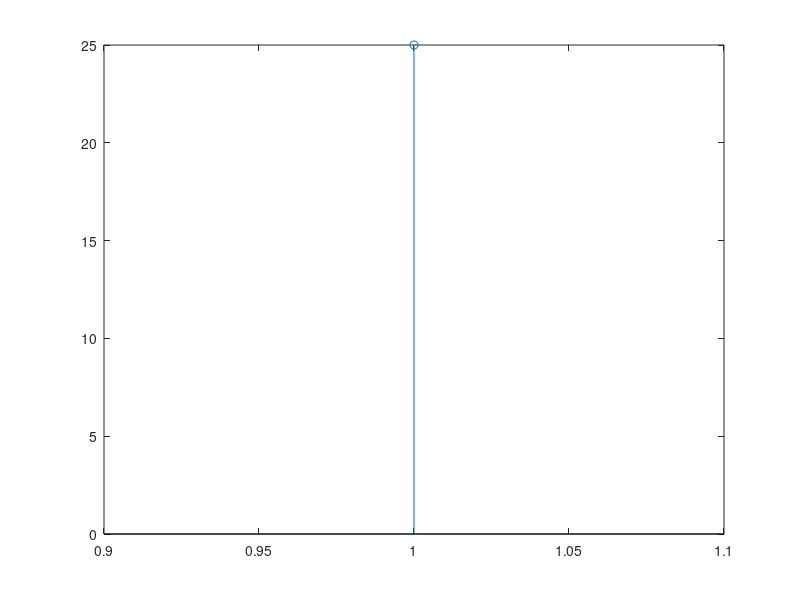

MATLAB code for this plot:
clc;
clear all;
close all;

x=input('Enter the first Sequence : ');
h=fliplr(x);

n=length(x);
m=length(h);
k=n+m-1;
x=[x zeros(1,k-n)]';
h=[h zeros(1,k-m)]';
for i=1:k
c(:,i)=circshift(x,i-1);
end
y=c*h;
disp('Correlation of the sequences')
disp(y');
stem(y);

energy=sum(x.^2);
disp('Energies ');
disp(energy);

center_index=ceil(length(y)/2);
%access the center value
y_0=y(center_index);
disp('Center index  ');
disp(center_index);
disp('center enrgy   ');
disp(y_0);

%check the energy of center index

if y_0==energy
    disp('y(o) gives energy proved');
else
    disp('y(o) dont gives energy proved');
end
y_right=y(center_index:1:length(y));
disp('y_right is ...');
disp(y_right);
y_left =y(center_index:-1:1);
disp('y_left is ...');
disp(y_left);
if y_right==y_left
    disp('y is even');
else
    disp('y is not even');
end